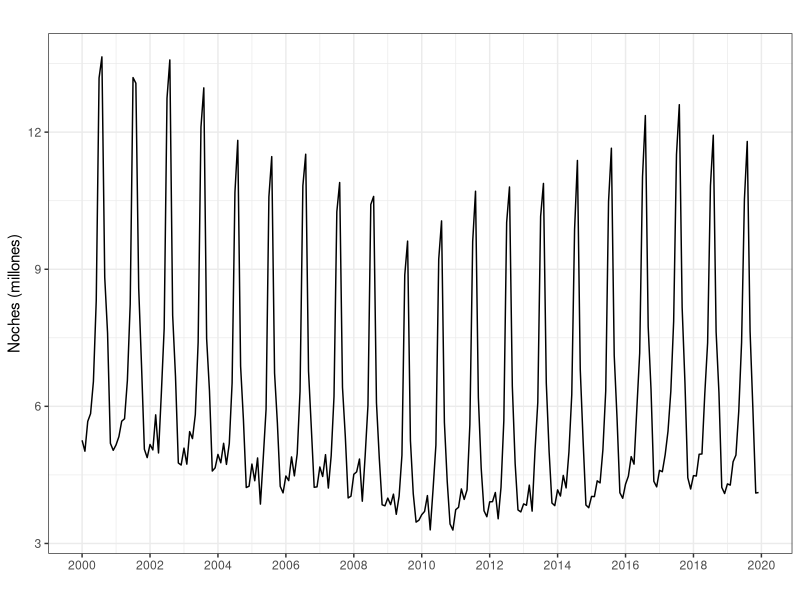
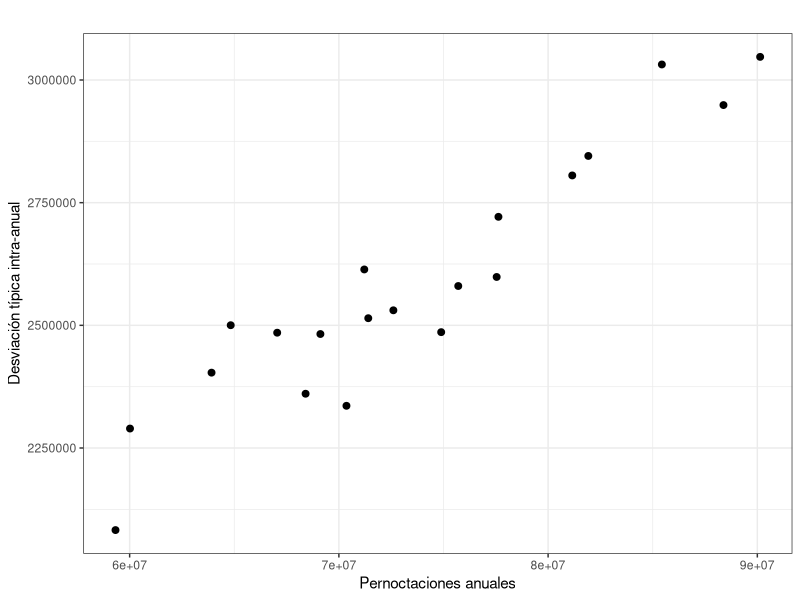
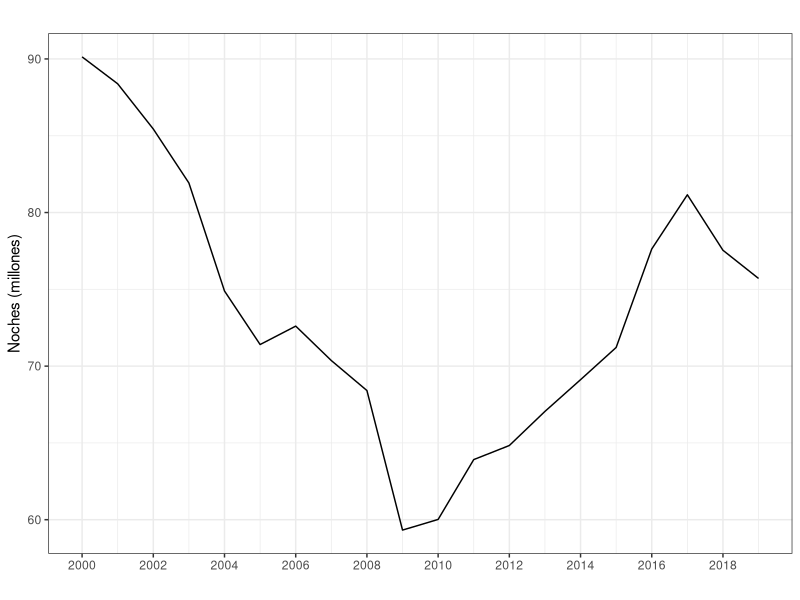
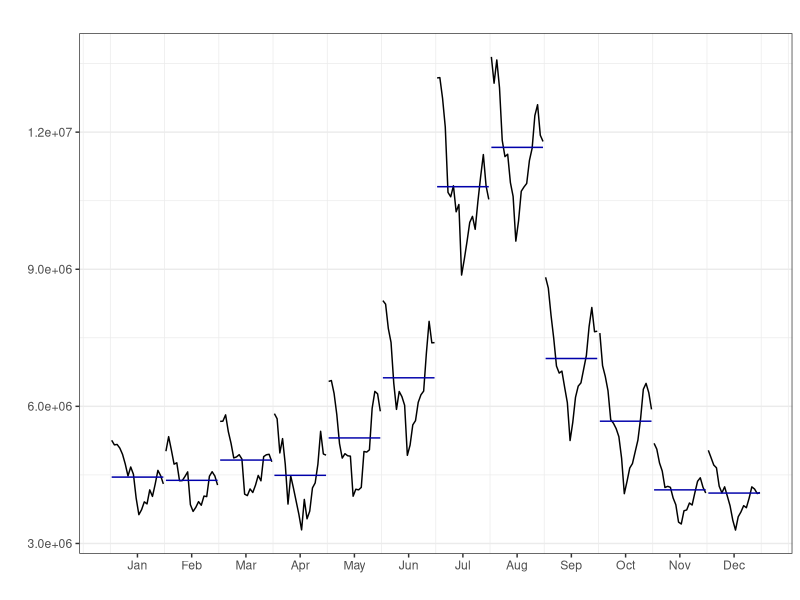
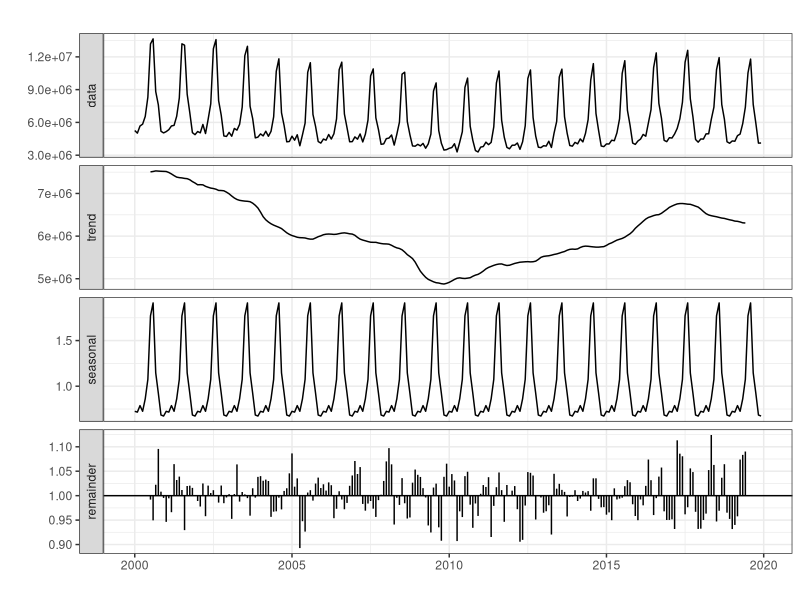
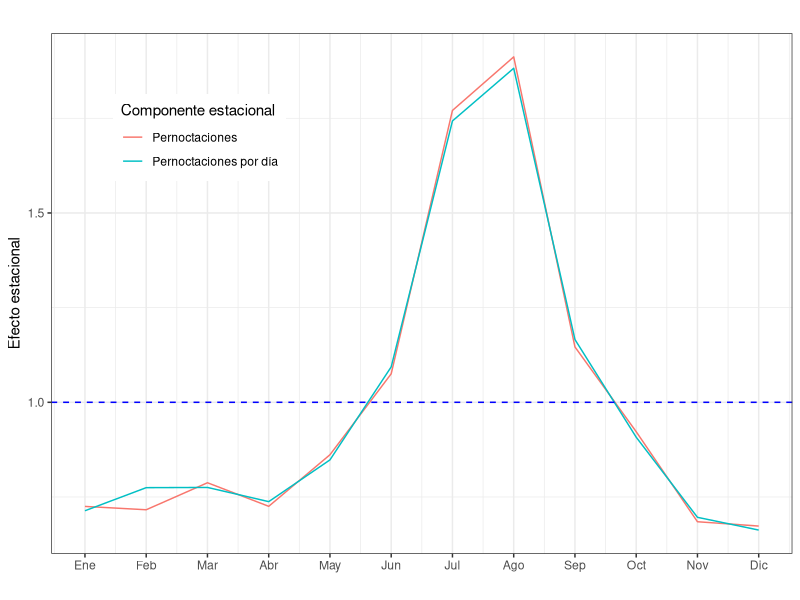
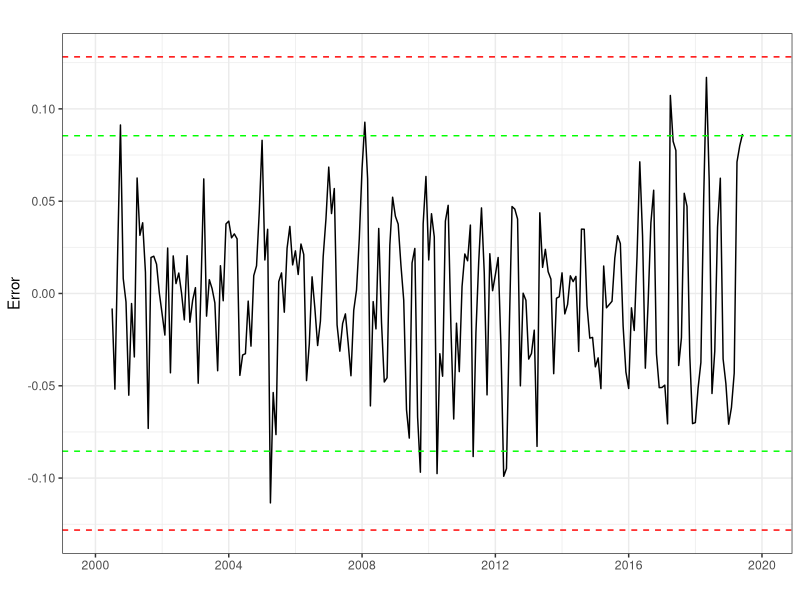

Reproduce these figures in R, in order.
#----------------------------------------------------------
# CODIGO EJEMPLO 2
#----------------------------------------------------------
#
#
#
#----------------------------------------------------------
# Librerias
library(forecast)
library(ggplot2); theme_set(theme_bw())
#----------------------------------------------------------
#
#
#
#----------------------------------------------------------
# Importamos Pernoctaciones
#----------------------------------------------------------
Pernoctaciones <- read.csv2("./series/Pernoctaciones.csv", 
                            header = TRUE)

Pernoctaciones <- ts(Pernoctaciones[,2], 
                     start = 2000, 
                     freq = 12)

autoplot(Pernoctaciones/1000000,
         xlab = "",
         ylab = "Noches (millones)",
         main = "") +
  scale_x_continuous(breaks= seq(2000, 2022, 2))  
#----------------------------------------------------------
#
#
#
#----------------------------------------------------------
# Esquema
#----------------------------------------------------------
CasosAnual <- aggregate(window(Pernoctaciones, end = c(2019, 12)), FUN = sum)
DesviacionAnual <- aggregate(window(Pernoctaciones, end = c(2019, 12)), FUN = sd)

ggplot() +
  geom_point(aes(x = CasosAnual, y = DesviacionAnual), size = 2) +
  xlab("Pernoctaciones anuales") + 
  ylab("Desviación típica intra-anual") + 
  ggtitle("") 
#----------------------------------------------------------
#
#
#
#----------------------------------------------------------
# Componentes
#----------------------------------------------------------
# Tendencia
autoplot(aggregate(Pernoctaciones, FUN = sum)/1000000,
         xlab = "",
         ylab = "Noches (millones)",
         main = "") +
  scale_x_continuous(breaks= seq(2000, 2022, 2)) 

# Estacionalidad
ggmonthplot(Pernoctaciones, 
            polar=TRUE,
            xlab = "",
            ylab = "",
            main = "") +
  guides(colour=FALSE)
#----------------------------------------------------------
#
#
#
#----------------------------------------------------------
# Descomposicion
#----------------------------------------------------------
PernoctacionesDesMul <- decompose(window(Pernoctaciones, end = c(2019, 12)),
                                  type = "mult")

autoplot(PernoctacionesDesMul,
         xlab = "",
         main = "")

PernoctacionesDesMul$figure

PernoctacionesDiaDesMul <- decompose(window(Pernoctaciones/monthdays(Pernoctaciones), end = c(2019, 12)), 
                                     type = "mult")

ggplot() +
  geom_line(aes(x = 1:12, y = PernoctacionesDesMul$figure, colour = "black")) + 
  geom_line(aes(x = 1:12, y = PernoctacionesDiaDesMul$figure, colour = "red")) + 
  geom_hline(yintercept = 1, colour = "blue", lty = 2) +
  ggtitle("") +
  xlab("") +
  ylab("Efecto estacional") +
  scale_x_continuous(breaks= 1:12, 
                     labels = c("Ene", "Feb", "Mar", "Abr", "May", "Jun", 
                                "Jul", "Ago", "Sep", "Oct", "Nov", "Dic")) +
  scale_color_discrete(name = "Componente estacional", 
                       labels = c("Pernoctaciones", "Pernoctaciones por día")) +
  theme(legend.position=c(0.2,0.8))
#----------------------------------------------------------
#
#
#
#----------------------------------------------------------
# Analisis del error
#----------------------------------------------------------
error <- log(remainder(PernoctacionesDesMul))

sderror <- sd(error, na.rm = TRUE)

autoplot(error,
         xlab = "",
         ylab = "Error",
         main = "",
         colour = "black") +
  geom_hline(yintercept = c(3, 2, -2, -3)*sderror, 
             colour = c("red", "green", "green", "red"),
             lty = 2) + 
  scale_x_continuous(breaks= seq(1980, 2020, 4)) 


